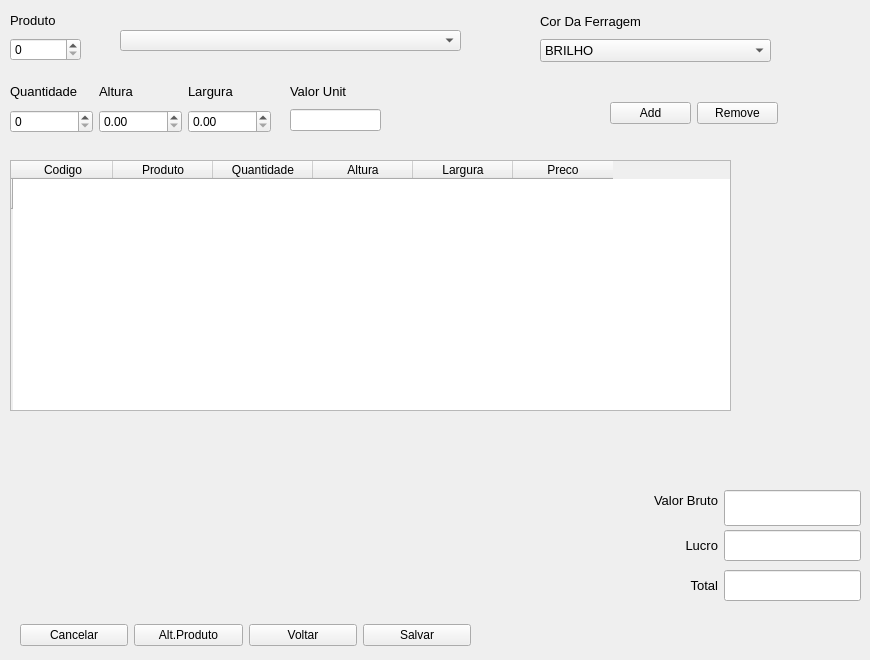
          <widget class="QWidget" name="selecao_de_itens">
           <attribute name="title">
            <string>Seleçao de Itens</string>
           </attribute>
           <widget class="QWidget" name="layoutWidget">
            <property name="geometry">
             <rect>
              <x>10</x>
              <y>10</y>
              <width>71</width>
              <height>51</height>
             </rect>
            </property>
            <layout class="QVBoxLayout" name="verticalLayout_5">
             <item>
              <widget class="QLabel" name="produto">
               <property name="text">
                <string>&lt;html&gt;&lt;head/&gt;&lt;body&gt;&lt;p&gt;&lt;span style=&quot; font-size:10pt;&quot;&gt;Produto&lt;/span&gt;&lt;/p&gt;&lt;/body&gt;&lt;/html&gt;</string>
               </property>
              </widget>
             </item>
             <item>
              <widget class="QSpinBox" name="box_produto"/>
             </item>
            </layout>
           </widget>
           <widget class="QWidget" name="layoutWidget">
            <property name="geometry">
             <rect>
              <x>610</x>
              <y>100</y>
              <width>168</width>
              <height>26</height>
             </rect>
            </property>
            <layout class="QHBoxLayout" name="horizontalLayout_4">
             <item>
              <widget class="QPushButton" name="btn_add">
               <property name="text">
                <string>Add</string>
               </property>
               <property name="icon">
                <iconset>
                 <normaloff>../../../Desktop/icons/add-icon-png-2459.png</normaloff>../../../Desktop/icons/add-icon-png-2459.png</iconset>
               </property>
              </widget>
             </item>
             <item>
              <widget class="QPushButton" name="btn_remove">
               <property name="text">
                <string>Remove</string>
               </property>
               <property name="icon">
                <iconset>
                 <normaloff>../../../Desktop/icons/delete.png</normaloff>../../../Desktop/icons/delete.png</iconset>
               </property>
              </widget>
             </item>
            </layout>
           </widget>
           <widget class="QWidget" name="layoutWidget">
            <property name="geometry">
             <rect>
              <x>20</x>
              <y>620</y>
              <width>451</width>
              <height>31</height>
             </rect>
            </property>
            <layout class="QHBoxLayout" name="horizontalLayout_3">
             <item>
              <widget class="QPushButton" name="btn_cancelar_selecao">
               <property name="text">
                <string>Cancelar</string>
               </property>
               <property name="icon">
                <iconset>
                 <normaloff>../../../Desktop/icons/Cancel.png</normaloff>../../../Desktop/icons/Cancel.png</iconset>
               </property>
              </widget>
             </item>
             <item>
              <widget class="QPushButton" name="btn_alt_produto">
               <property name="text">
                <string>Alt.Produto</string>
               </property>
               <property name="icon">
                <iconset>
                 <normaloff>../../../Desktop/icons/alter.png</normaloff>../../../Desktop/icons/alter.png</iconset>
               </property>
              </widget>
             </item>
             <item>
              <widget class="QPushButton" name="btn_voltar">
               <property name="text">
                <string>Voltar</string>
               </property>
               <property name="icon">
                <iconset>
                 <normaloff>../../../Desktop/icons/back.png</normaloff>../../../Desktop/icons/back.png</iconset>
               </property>
              </widget>
             </item>
             <item>
              <widget class="QPushButton" name="btn_salvar_selecao">
               <property name="text">
                <string>Salvar</string>
               </property>
               <property name="icon">
                <iconset>
                 <normaloff>../../../Desktop/icons/save-icon-36513.png</normaloff>../../../Desktop/icons/save-icon-36513.png</iconset>
               </property>
              </widget>
             </item>
            </layout>
           </widget>
           <widget class="QWidget" name="layoutWidget">
            <property name="geometry">
             <rect>
              <x>10</x>
              <y>80</y>
              <width>261</width>
              <height>53</height>
             </rect>
            </property>
            <layout class="QHBoxLayout" name="horizontalLayout_5">
             <item>
              <layout class="QVBoxLayout" name="verticalLayout_3">
               <item>
                <widget class="QLabel" name="quantidade">
                 <property name="text">
                  <string>&lt;html&gt;&lt;head/&gt;&lt;body&gt;&lt;p&gt;&lt;span style=&quot; font-size:10pt;&quot;&gt;Quantidade&lt;/span&gt;&lt;/p&gt;&lt;/body&gt;&lt;/html&gt;</string>
                 </property>
                </widget>
               </item>
               <item>
                <widget class="QSpinBox" name="box_quantidade"/>
               </item>
              </layout>
             </item>
             <item>
              <layout class="QVBoxLayout" name="verticalLayout_2">
               <item>
                <widget class="QLabel" name="altura">
                 <property name="text">
                  <string>&lt;html&gt;&lt;head/&gt;&lt;body&gt;&lt;p&gt;&lt;span style=&quot; font-size:10pt;&quot;&gt;Altura&lt;/span&gt;&lt;/p&gt;&lt;/body&gt;&lt;/html&gt;</string>
                 </property>
                </widget>
               </item>
               <item>
                <widget class="QDoubleSpinBox" name="box_altura">
                 <property name="prefix">
                  <string/>
                 </property>
                 <property name="suffix">
                  <string/>
                 </property>
                </widget>
               </item>
              </layout>
             </item>
             <item>
              <layout class="QVBoxLayout" name="verticalLayout_4">
               <item>
                <widget class="QLabel" name="largura">
                 <property name="text">
                  <string>&lt;html&gt;&lt;head/&gt;&lt;body&gt;&lt;p&gt;&lt;span style=&quot; font-size:10pt;&quot;&gt;Largura&lt;/span&gt;&lt;/p&gt;&lt;/body&gt;&lt;/html&gt;</string>
                 </property>
                </widget>
               </item>
               <item>
                <widget class="QDoubleSpinBox" name="box_largura"/>
               </item>
              </layout>
             </item>
            </layout>
           </widget>
           <widget class="QTableWidget" name="tabela_selecao_itens">
            <property name="geometry">
             <rect>
              <x>10</x>
              <y>160</y>
              <width>721</width>
              <height>251</height>
             </rect>
            </property>
            <property name="sizePolicy">
             <sizepolicy hsizetype="Preferred" vsizetype="Fixed">
              <horstretch>0</horstretch>
              <verstretch>0</verstretch>
             </sizepolicy>
            </property>
            <property name="showGrid">
             <bool>false</bool>
            </property>
            <row>
             <property name="text">
              <string/>
             </property>
            </row>
            <column>
             <property name="text">
              <string>Codigo</string>
             </property>
            </column>
            <column>
             <property name="text">
              <string>Produto</string>
             </property>
            </column>
            <column>
             <property name="text">
              <string>Quantidade</string>
             </property>
            </column>
            <column>
             <property name="text">
              <string>Altura</string>
             </property>
            </column>
            <column>
             <property name="text">
              <string>Largura</string>
             </property>
            </column>
            <column>
             <property name="text">
              <string>Preco</string>
             </property>
            </column>
           </widget>
           <widget class="QWidget" name="layoutWidget">
            <property name="geometry">
             <rect>
              <x>580</x>
              <y>570</y>
              <width>281</width>
              <height>31</height>
             </rect>
            </property>
            <layout class="QHBoxLayout" name="horizontalLayout_28">
             <item>
              <widget class="QLabel" name="Total_2">
               <property name="text">
                <string>&lt;html&gt;&lt;head/&gt;&lt;body&gt;&lt;p align=&quot;right&quot;&gt;&lt;span style=&quot; font-size:10pt;&quot;&gt;Total&lt;/span&gt;&lt;/p&gt;&lt;/body&gt;&lt;/html&gt;</string>
               </property>
              </widget>
             </item>
             <item>
              <widget class="QLineEdit" name="line_total">
               <property name="sizePolicy">
                <sizepolicy hsizetype="Preferred" vsizetype="MinimumExpanding">
                 <horstretch>0</horstretch>
                 <verstretch>0</verstretch>
                </sizepolicy>
               </property>
               <property name="readOnly">
                <bool>true</bool>
               </property>
              </widget>
             </item>
            </layout>
           </widget>
           <widget class="QWidget" name="layoutWidget">
            <property name="geometry">
             <rect>
              <x>580</x>
              <y>530</y>
              <width>281</width>
              <height>31</height>
             </rect>
            </property>
            <layout class="QHBoxLayout" name="horizontalLayout_29">
             <item>
              <widget class="QLabel" name="Lucro_2">
               <property name="text">
                <string>&lt;html&gt;&lt;head/&gt;&lt;body&gt;&lt;p align=&quot;right&quot;&gt;&lt;span style=&quot; font-size:10pt;&quot;&gt;Lucro&lt;/span&gt;&lt;/p&gt;&lt;/body&gt;&lt;/html&gt;</string>
               </property>
              </widget>
             </item>
             <item>
              <widget class="QLineEdit" name="line_lucro">
               <property name="sizePolicy">
                <sizepolicy hsizetype="Preferred" vsizetype="MinimumExpanding">
                 <horstretch>0</horstretch>
                 <verstretch>0</verstretch>
                </sizepolicy>
               </property>
               <property name="readOnly">
                <bool>true</bool>
               </property>
              </widget>
             </item>
            </layout>
           </widget>
           <widget class="QWidget" name="layoutWidget">
            <property name="geometry">
             <rect>
              <x>580</x>
              <y>490</y>
              <width>281</width>
              <height>36</height>
             </rect>
            </property>
            <layout class="QHBoxLayout" name="horizontalLayout_30">
             <item>
              <widget class="QLabel" name="Valor_bruto_2">
               <property name="text">
                <string>&lt;html&gt;&lt;head/&gt;&lt;body&gt;&lt;p align=&quot;right&quot;&gt;&lt;span style=&quot; font-size:10pt;&quot;&gt;Valor Bruto&lt;/span&gt;&lt;br/&gt;&lt;/p&gt;&lt;/body&gt;&lt;/html&gt;</string>
               </property>
              </widget>
             </item>
             <item>
              <widget class="QLineEdit" name="line_valor_bruto">
               <property name="sizePolicy">
                <sizepolicy hsizetype="Preferred" vsizetype="MinimumExpanding">
                 <horstretch>0</horstretch>
                 <verstretch>0</verstretch>
                </sizepolicy>
               </property>
               <property name="readOnly">
                <bool>true</bool>
               </property>
              </widget>
             </item>
            </layout>
           </widget>
           <widget class="QWidget" name="layoutWidget">
            <property name="geometry">
             <rect>
              <x>540</x>
              <y>10</y>
              <width>231</width>
              <height>52</height>
             </rect>
            </property>
            <layout class="QVBoxLayout" name="verticalLayout_13">
             <item>
              <widget class="QLabel" name="Cor_Da_Ferragem">
               <property name="text">
                <string>&lt;html&gt;&lt;head/&gt;&lt;body&gt;&lt;p&gt;&lt;span style=&quot; font-size:10pt;&quot;&gt;Cor Da Ferragem&lt;/span&gt;&lt;/p&gt;&lt;/body&gt;&lt;/html&gt;</string>
               </property>
              </widget>
             </item>
             <item>
              <widget class="QComboBox" name="combo_ferragem">
               <property name="font">
                <font>
                 <pointsize>10</pointsize>
                </font>
               </property>
               <item>
                <property name="text">
                 <string>BRILHO</string>
                </property>
               </item>
               <item>
                <property name="text">
                 <string>BRANCO</string>
                </property>
               </item>
               <item>
                <property name="text">
                 <string>PRETO</string>
                </property>
               </item>
               <item>
                <property name="text">
                 <string>BRONZE</string>
                </property>
               </item>
              </widget>
             </item>
            </layout>
           </widget>
           <widget class="QWidget" name="layoutWidget">
            <property name="geometry">
             <rect>
              <x>290</x>
              <y>80</y>
              <width>91</width>
              <height>51</height>
             </rect>
            </property>
            <layout class="QVBoxLayout" name="verticalLayout_17">
             <item>
              <widget class="QLabel" name="Valor_Unit">
               <property name="text">
                <string>&lt;html&gt;&lt;head/&gt;&lt;body&gt;&lt;p&gt;&lt;span style=&quot; font-size:10pt;&quot;&gt;Valor Unit&lt;/span&gt;&lt;/p&gt;&lt;/body&gt;&lt;/html&gt;</string>
               </property>
              </widget>
             </item>
             <item>
              <widget class="QLineEdit" name="line_Valor_unit">
               <property name="readOnly">
                <bool>true</bool>
               </property>
              </widget>
             </item>
            </layout>
           </widget>
           <widget class="QComboBox" name="combo_produto">
            <property name="geometry">
             <rect>
              <x>120</x>
              <y>30</y>
              <width>341</width>
              <height>21</height>
             </rect>
            </property>
            <property name="font">
             <font>
              <pointsize>10</pointsize>
             </font>
            </property>
           </widget>
          </widget>
